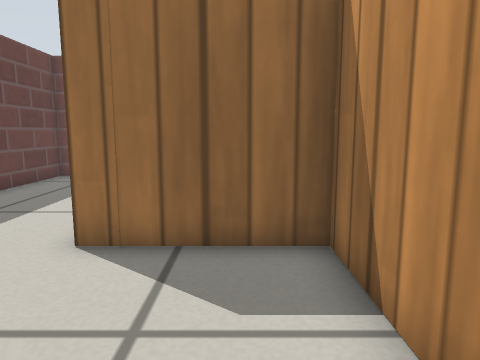
view 1 (above)

23 first-person views from a walk through a robot-simulator world made for Gazebo. The camera is 0.38 m above the floor, tilts 8° down and sees 70° across. The floor is counted in squares, 0.2 m on a side. Each view is taken from the middle of a square. On the plan, view 1 faces up. The plan holds only what a view shows up to about 18 squares ahead; the rest is blank. Simple patterns stand in for the simulator's built-in surfaces.

view 2
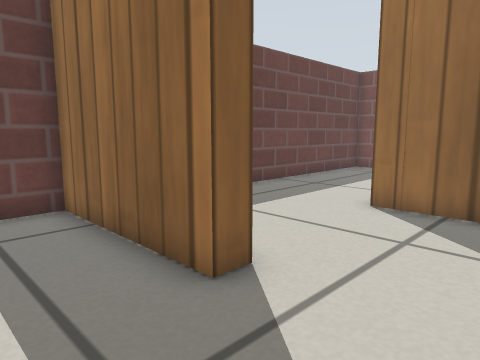

view 3
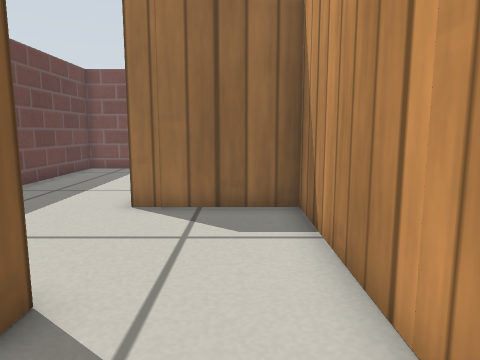

view 4
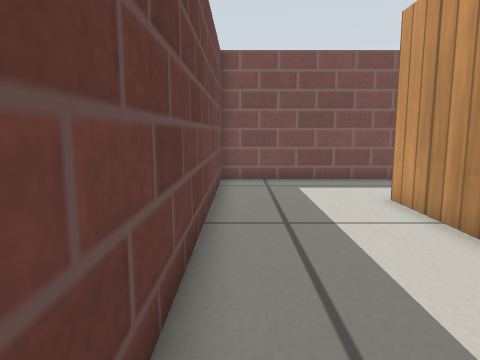

view 5
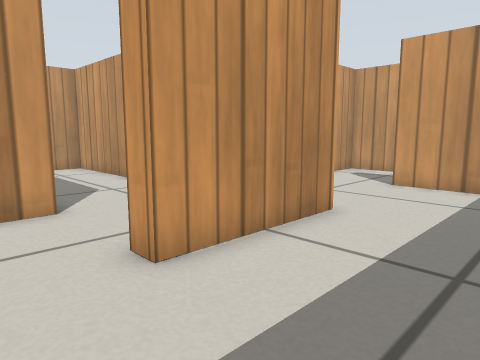

view 6
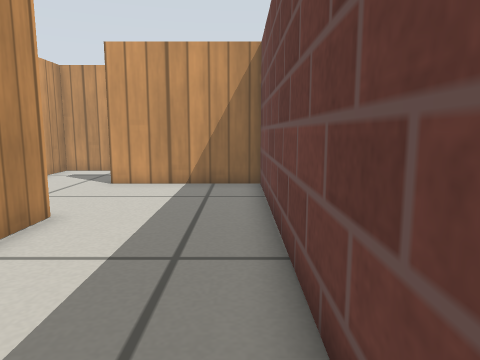

view 7
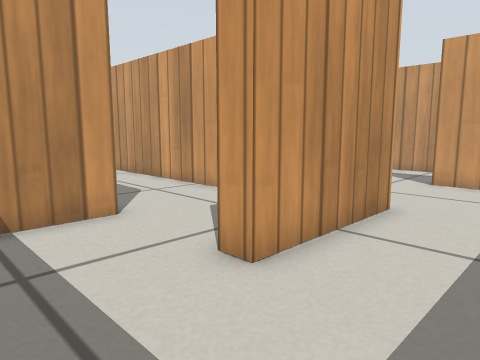

view 8
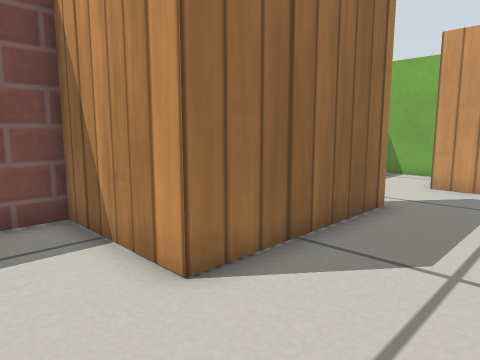

view 9
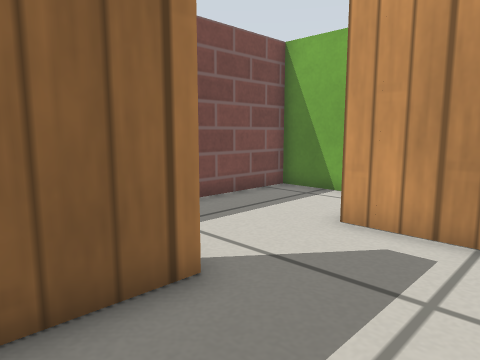

view 10
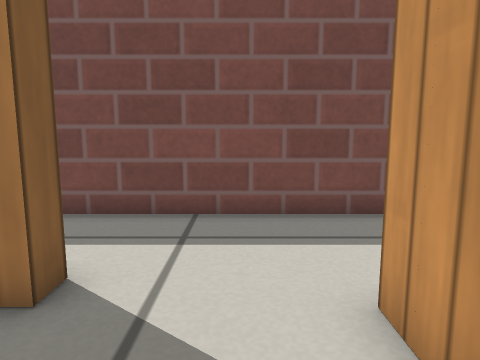

view 11
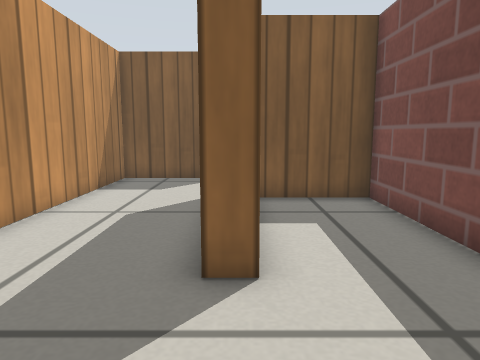

view 12
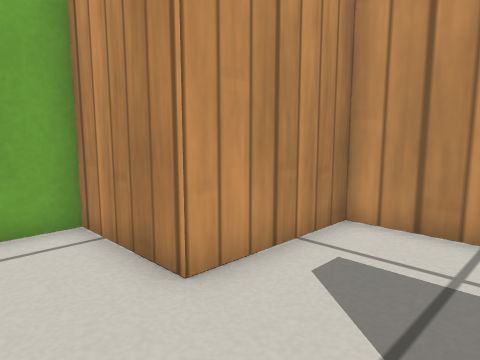

view 13
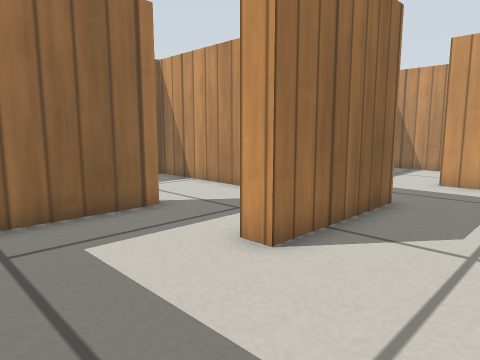

view 14
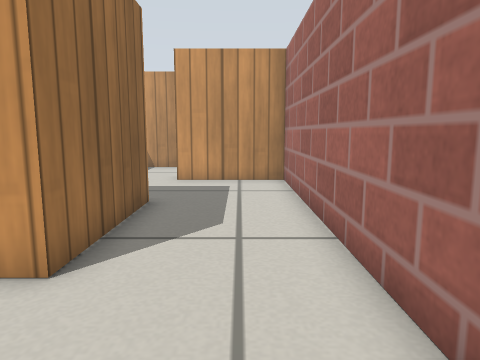

view 15
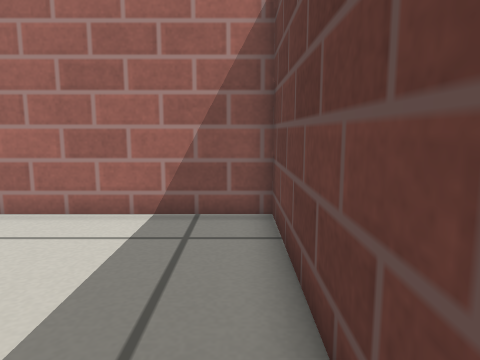

view 16
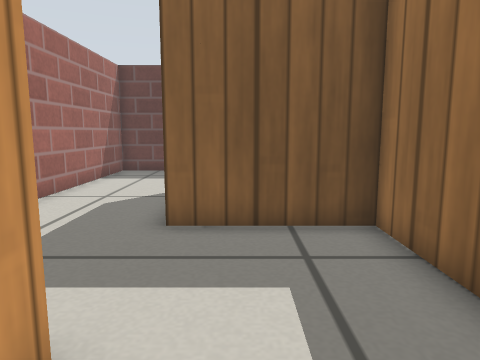

view 17
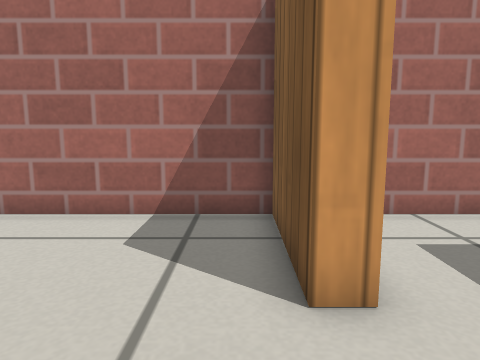

view 18
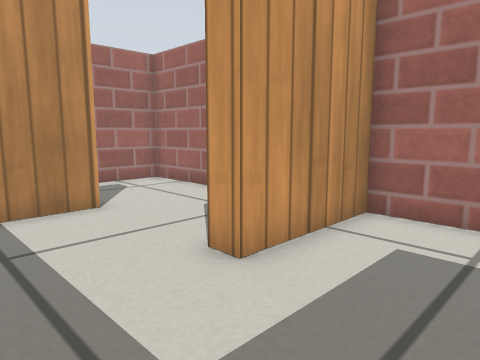

view 19
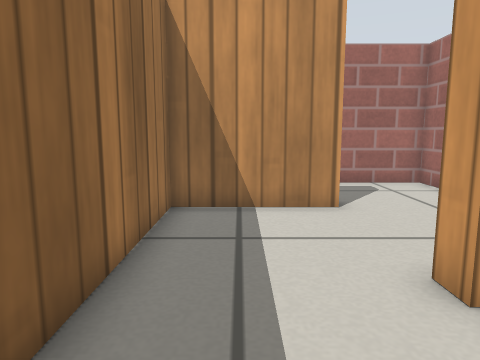

view 20
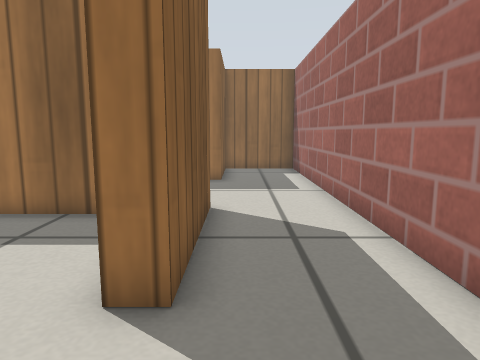

view 21
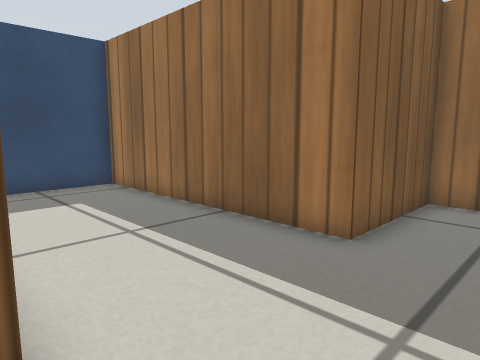

view 22
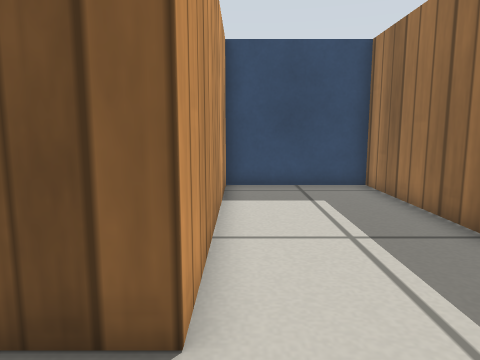

view 23
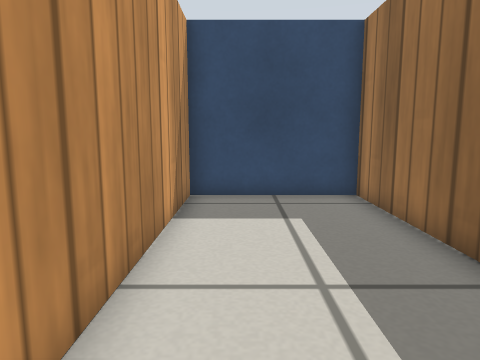

### Floor plan
Ten units are one square. View 1 is at (0, 0); x grows to the right and y downward. Boxes are objects, and circles mark ways between rooms. Rooms are numbered by the first view taken in them; rooms with no view inside come last. Other rooms are left out.
<svg viewBox="-82 -152 245 245">
<path fill="none" stroke="#000" d="M-11 38 15 38 15 -6M-22 -5 -22 3 -77 3 -77 35M-28 -55 -28 -105 -20 -105M-15 -147 -77 -147 -77 -5 -35 -5M78 -114 78 -105 15 -105 15 -147 -15 -147M-20 -94 -20 -62 115 -62 115 -105 150 -105 150 -147 23 -147 23 -115M-77 35 -77 88 65 88 65 45M65 3 23 3 23 45 -28 45 -28 37M65 45 72 45 72 88 126 88M123 45 115 45 115 3 65 3M126 88 158 88 158 -98 123 -98 123 -55 29 -55 29 -5 123 -5 123 45M15 -6 15 -55 -28 -55M-35 -5 -22 -5"/>
<circle cx="-50" cy="40" r="3" fill="#2a7"/>
<circle cx="-5" cy="0" r="3" fill="#2a7"/>
<circle cx="-25" cy="-125" r="3" fill="#2a7"/>
<circle cx="-30" cy="-30" r="3" fill="#2a7"/>
<circle cx="70" cy="25" r="3" fill="#2a7"/>
<circle cx="120" cy="65" r="3" fill="#2a7"/>
<text x="-30" y="20">1</text>
<text x="-50" y="-80">2</text>
<text x="60" y="-100">3</text>
<text x="0" y="60">4</text>
<text x="90" y="40">5</text>
<text x="110" y="-20">6</text>
<text x="-10" y="-30">7</text>
</svg>
Room 1 opens to room 4. Room 1 opens to room 7. Room 2 opens to room 3. Room 2 opens to room 7. Room 4 opens to room 5. Room 5 opens to room 6.

Where each view was taken, in squares from view 1:
view 1: 0 up, 0 right, facing up
view 2: 3 down, 1 right, facing up-left
view 3: 3 down, 0 right, facing up
view 4: 1 up, 7 left, facing up
view 5: 13 up, 7 left, facing down-right
view 6: 13 up, 7 left, facing down
view 7: 14 up, 6 left, facing down-right
view 8: 7 up, 1 left, facing up-right
view 9: 7 up, 5 right, facing up-right
view 10: 7 up, 10 right, facing up
view 11: 11 up, 12 right, facing left
view 12: 13 up, 8 right, facing down-right
view 13: 8 down, 7 left, facing up-right
view 14: 7 down, 7 left, facing right
view 15: 1 down, 7 left, facing down
view 16: 3 down, 9 right, facing left
view 17: 1 down, 8 right, facing down
view 18: 1 down, 3 right, facing down-right
view 19: 2 down, 3 right, facing right
view 20: 8 down, 13 right, facing up
view 21: 0 up, 15 right, facing up-left
view 22: 1 up, 15 right, facing left
view 23: 2 up, 13 right, facing left
